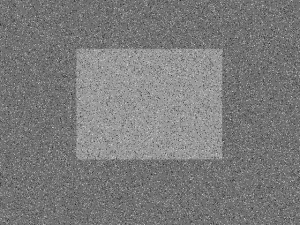
#> input picture images/shape_noise.png, 300 x 225 px, found by its file name
$ python ekDers.py
#> lines starting #> are read from the running program, lines starting #| are printed output that depends on the picture; after the words box and inside, x2 and y2 are one past the last pixel; in counts of white or black regions, pixels touching at a corner belong together
import cv2

resim = cv2.imread("C:/Users/erdal/OneDrive/Belgeler/image-processing/images/shape_noise.png")
#> resim is the input picture: shape (225, 300, 3); min 35, max 217, mean 122.9

def nothing(x):
    pass

cv2.namedWindow("resim", cv2.WINDOW_NORMAL)
cv2.namedWindow("threshold_image", cv2.WINDOW_NORMAL)

cv2.createTrackbar("esik","resim",0,255,nothing)
#> slider 'esik' is set to 85

while (1):

    thresh = cv2.getTrackbarPos("esik", "resim")
    _, threshold_image = cv2.threshold(resim, thresh, 255, cv2.THRESH_BINARY)
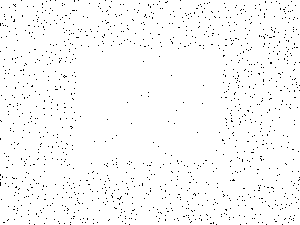
#> threshold_image: shape (225, 300, 3); 97.8% white; black in thin lines or dots

    cv2.imshow("resim", resim)
    cv2.imshow("threshold_image", threshold_image)

    if cv2.waitKey(1) & 0xFF == ord("q"):
#> (key q is pressed here)
        break

cv2.destroyAllWindows()

$ run again, with images/2-dilation.png copied over images/shape_noise.png
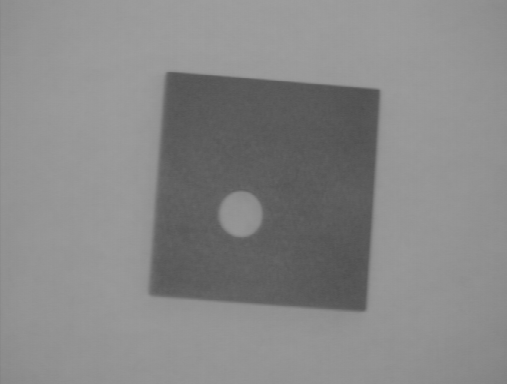
#> input picture images/2-dilation.png, 507 x 384 px, found by its file name
#> resim is the input picture: shape (384, 507, 3); min 77, max 159, mean 135.3
#> `_, threshold_image = cv2.threshold(resim, thresh, 255, cv2.THRESH_BINA..`:
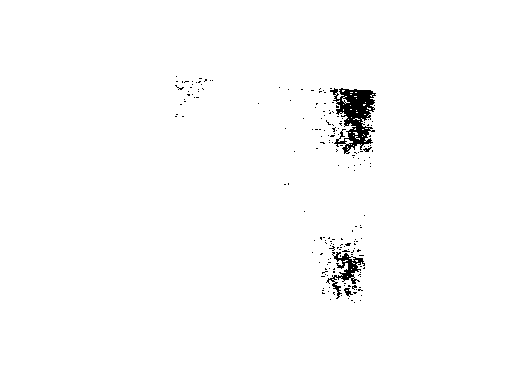
#> threshold_image: shape (384, 507, 3); 98.7% white; 190 black regions (186 under 20 px), largest, box (x1, y1, x2, y2) and area: (330, 88, 376, 154) 1518, (326, 252, 365, 299) 515, (344, 288, 353, 297) 39, (363, 147, 372, 152) 22
